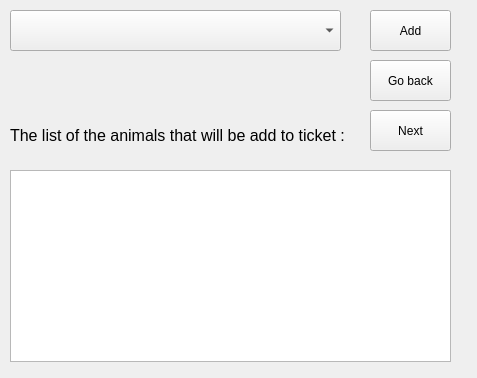
<?xml version="1.0" encoding="UTF-8"?>
<ui version="4.0">
 <class>Form</class>
 <widget class="QWidget" name="Form">
  <property name="geometry">
   <rect>
    <x>0</x>
    <y>0</y>
    <width>477</width>
    <height>378</height>
   </rect>
  </property>
  <property name="windowTitle">
   <string>Form</string>
  </property>
  <widget class="QComboBox" name="comboBox">
   <property name="geometry">
    <rect>
     <x>10</x>
     <y>10</y>
     <width>331</width>
     <height>41</height>
    </rect>
   </property>
  </widget>
  <widget class="QPushButton" name="add">
   <property name="geometry">
    <rect>
     <x>370</x>
     <y>10</y>
     <width>81</width>
     <height>41</height>
    </rect>
   </property>
   <property name="text">
    <string>Add</string>
   </property>
  </widget>
  <widget class="QLabel" name="listLb">
   <property name="geometry">
    <rect>
     <x>10</x>
     <y>120</y>
     <width>371</width>
     <height>31</height>
    </rect>
   </property>
   <property name="font">
    <font>
     <pointsize>12</pointsize>
    </font>
   </property>
   <property name="text">
    <string>The list of the animals that will be add to ticket :</string>
   </property>
  </widget>
  <widget class="QPushButton" name="backBt">
   <property name="geometry">
    <rect>
     <x>370</x>
     <y>60</y>
     <width>81</width>
     <height>41</height>
    </rect>
   </property>
   <property name="text">
    <string>Go back</string>
   </property>
  </widget>
  <widget class="QPushButton" name="nextBt">
   <property name="geometry">
    <rect>
     <x>370</x>
     <y>110</y>
     <width>81</width>
     <height>41</height>
    </rect>
   </property>
   <property name="text">
    <string>Next</string>
   </property>
  </widget>
  <widget class="QListWidget" name="listWidget">
   <property name="geometry">
    <rect>
     <x>10</x>
     <y>170</y>
     <width>441</width>
     <height>192</height>
    </rect>
   </property>
  </widget>
 </widget>
 <resources/>
 <connections/>
</ui>
